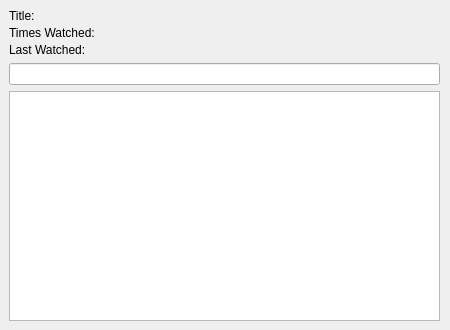
<?xml version="1.0" encoding="UTF-8"?>
<ui version="4.0">
 <class>MainWindow</class>
 <widget class="QMainWindow" name="MainWindow">
  <property name="geometry">
   <rect>
    <x>0</x>
    <y>0</y>
    <width>450</width>
    <height>330</height>
   </rect>
  </property>
  <property name="sizePolicy">
   <sizepolicy hsizetype="Fixed" vsizetype="Fixed">
    <horstretch>0</horstretch>
    <verstretch>0</verstretch>
   </sizepolicy>
  </property>
  <property name="windowTitle">
   <string>MainWindow</string>
  </property>
  <property name="styleSheet">
   <string notr="true"/>
  </property>
  <widget class="QWidget" name="centralwidget">
   <widget class="QWidget" name="horizontalLayoutWidget">
    <property name="geometry">
     <rect>
      <x>9</x>
      <y>9</y>
      <width>431</width>
      <height>312</height>
     </rect>
    </property>
    <layout class="QVBoxLayout" name="verticalLayout">
     <item>
      <layout class="QVBoxLayout" name="information">
       <property name="spacing">
        <number>0</number>
       </property>
       <property name="sizeConstraint">
        <enum>QLayout::SizeConstraint::SetDefaultConstraint</enum>
       </property>
       <item>
        <layout class="QHBoxLayout" name="titleSection">
         <property name="spacing">
          <number>6</number>
         </property>
         <item>
          <widget class="QLabel" name="titleHeading">
           <property name="sizePolicy">
            <sizepolicy hsizetype="Maximum" vsizetype="Minimum">
             <horstretch>0</horstretch>
             <verstretch>0</verstretch>
            </sizepolicy>
           </property>
           <property name="text">
            <string>Title:</string>
           </property>
          </widget>
         </item>
         <item>
          <widget class="QLabel" name="titleContents">
           <property name="sizePolicy">
            <sizepolicy hsizetype="Expanding" vsizetype="Fixed">
             <horstretch>0</horstretch>
             <verstretch>0</verstretch>
            </sizepolicy>
           </property>
           <property name="text">
            <string/>
           </property>
          </widget>
         </item>
        </layout>
       </item>
       <item>
        <layout class="QHBoxLayout" name="timesWatchedSection">
         <property name="topMargin">
          <number>3</number>
         </property>
         <item>
          <widget class="QLabel" name="timesWatchedHeading">
           <property name="sizePolicy">
            <sizepolicy hsizetype="Maximum" vsizetype="Minimum">
             <horstretch>0</horstretch>
             <verstretch>0</verstretch>
            </sizepolicy>
           </property>
           <property name="text">
            <string>Times Watched:</string>
           </property>
          </widget>
         </item>
         <item>
          <widget class="QLabel" name="timesWatchedContents">
           <property name="sizePolicy">
            <sizepolicy hsizetype="Expanding" vsizetype="Fixed">
             <horstretch>0</horstretch>
             <verstretch>0</verstretch>
            </sizepolicy>
           </property>
           <property name="text">
            <string/>
           </property>
           <property name="margin">
            <number>2</number>
           </property>
          </widget>
         </item>
        </layout>
       </item>
       <item>
        <layout class="QHBoxLayout" name="lastWatchedSection">
         <property name="topMargin">
          <number>3</number>
         </property>
         <item>
          <widget class="QLabel" name="lastWatchedHeading">
           <property name="sizePolicy">
            <sizepolicy hsizetype="Maximum" vsizetype="Minimum">
             <horstretch>0</horstretch>
             <verstretch>0</verstretch>
            </sizepolicy>
           </property>
           <property name="text">
            <string>Last Watched:</string>
           </property>
          </widget>
         </item>
         <item>
          <widget class="QLabel" name="lastWatchedContents">
           <property name="sizePolicy">
            <sizepolicy hsizetype="Expanding" vsizetype="Fixed">
             <horstretch>0</horstretch>
             <verstretch>0</verstretch>
            </sizepolicy>
           </property>
           <property name="text">
            <string/>
           </property>
           <property name="margin">
            <number>2</number>
           </property>
          </widget>
         </item>
        </layout>
       </item>
      </layout>
     </item>
     <item>
      <layout class="QVBoxLayout" name="entryBrowsing">
       <item>
        <widget class="QLineEdit" name="entrySearch">
         <property name="sizePolicy">
          <sizepolicy hsizetype="Expanding" vsizetype="Maximum">
           <horstretch>0</horstretch>
           <verstretch>0</verstretch>
          </sizepolicy>
         </property>
         <property name="text">
          <string/>
         </property>
        </widget>
       </item>
       <item>
        <widget class="QListWidget" name="entries">
         <property name="sizePolicy">
          <sizepolicy hsizetype="Minimum" vsizetype="Minimum">
           <horstretch>0</horstretch>
           <verstretch>0</verstretch>
          </sizepolicy>
         </property>
         <property name="spacing">
          <number>2</number>
         </property>
        </widget>
       </item>
      </layout>
     </item>
    </layout>
   </widget>
  </widget>
 </widget>
 <resources/>
 <connections/>
</ui>
